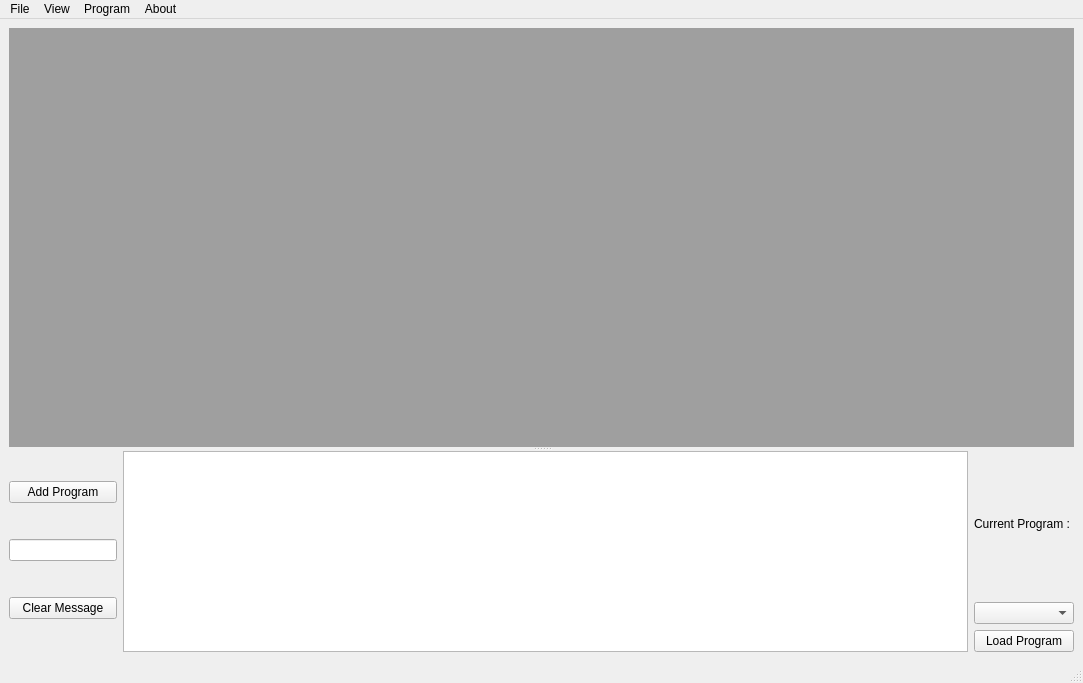
<?xml version="1.0" encoding="UTF-8"?>
<ui version="4.0">
 <class>MainWindow</class>
 <widget class="QMainWindow" name="MainWindow">
  <property name="geometry">
   <rect>
    <x>0</x>
    <y>0</y>
    <width>1083</width>
    <height>683</height>
   </rect>
  </property>
  <property name="sizePolicy">
   <sizepolicy hsizetype="Preferred" vsizetype="Preferred">
    <horstretch>0</horstretch>
    <verstretch>0</verstretch>
   </sizepolicy>
  </property>
  <property name="windowTitle">
   <string>FMCV AI CNN Deep Learning System</string>
  </property>
  <widget class="QWidget" name="centralwidget">
   <property name="sizePolicy">
    <sizepolicy hsizetype="Preferred" vsizetype="Preferred">
     <horstretch>0</horstretch>
     <verstretch>0</verstretch>
    </sizepolicy>
   </property>
   <property name="minimumSize">
    <size>
     <width>901</width>
     <height>0</height>
    </size>
   </property>
   <layout class="QVBoxLayout" name="verticalLayout_2">
    <item>
     <widget class="QSplitter" name="splitter">
      <property name="orientation">
       <enum>Qt::Vertical</enum>
      </property>
      <widget class="QMdiArea" name="mdiArea">
       <property name="sizePolicy">
        <sizepolicy hsizetype="Expanding" vsizetype="Expanding">
         <horstretch>0</horstretch>
         <verstretch>0</verstretch>
        </sizepolicy>
       </property>
      </widget>
      <widget class="QWidget" name="horizontalLayoutWidget">
       <layout class="QHBoxLayout" name="horizontalLayout" stretch="0,1,0">
        <item>
         <layout class="QVBoxLayout" name="verticalLayout_3">
          <item>
           <widget class="QPushButton" name="addButton">
            <property name="text">
             <string>Add Program</string>
            </property>
           </widget>
          </item>
          <item>
           <widget class="QLineEdit" name="lineEdit"/>
          </item>
          <item>
           <widget class="QPushButton" name="clear_msgButton">
            <property name="text">
             <string>Clear Message</string>
            </property>
           </widget>
          </item>
         </layout>
        </item>
        <item>
         <widget class="QPlainTextEdit" name="plainTextEdit">
          <property name="plainText">
           <string/>
          </property>
         </widget>
        </item>
        <item>
         <layout class="QVBoxLayout" name="verticalLayout">
          <item>
           <widget class="QLabel" name="label">
            <property name="text">
             <string>Current Program : </string>
            </property>
           </widget>
          </item>
          <item>
           <widget class="QComboBox" name="prog_nameComboBox"/>
          </item>
          <item>
           <widget class="QPushButton" name="refresh_stepButton">
            <property name="text">
             <string>Load Program</string>
            </property>
           </widget>
          </item>
         </layout>
        </item>
       </layout>
      </widget>
     </widget>
    </item>
   </layout>
  </widget>
  <widget class="QMenuBar" name="menubar">
   <property name="geometry">
    <rect>
     <x>0</x>
     <y>0</y>
     <width>1083</width>
     <height>22</height>
    </rect>
   </property>
   <widget class="QMenu" name="menuAbouts">
    <property name="title">
     <string>About</string>
    </property>
    <addaction name="actionFMCV"/>
   </widget>
   <widget class="QMenu" name="menuView">
    <property name="title">
     <string>View</string>
    </property>
    <addaction name="actionTile_Windows"/>
    <addaction name="actionView_Images"/>
   </widget>
   <widget class="QMenu" name="menuProgram">
    <property name="title">
     <string>Program</string>
    </property>
    <addaction name="actionRun_Single_Step"/>
    <addaction name="actionRun_All_Step"/>
    <addaction name="actionEdit_Step"/>
   </widget>
   <widget class="QMenu" name="menuFile">
    <property name="title">
     <string>File</string>
    </property>
    <addaction name="actionOpen_Program_Folder"/>
    <addaction name="actionReload_Program"/>
    <addaction name="actionExit"/>
   </widget>
   <addaction name="menuFile"/>
   <addaction name="menuView"/>
   <addaction name="menuProgram"/>
   <addaction name="menuAbouts"/>
  </widget>
  <widget class="QStatusBar" name="statusbar"/>
  <action name="actionFMCV">
   <property name="text">
    <string>FMCV</string>
   </property>
  </action>
  <action name="actionTile_Windows">
   <property name="text">
    <string>Tile Windows</string>
   </property>
  </action>
  <action name="actionRun_Single_Step">
   <property name="text">
    <string>Run Single Step</string>
   </property>
  </action>
  <action name="actionRun_All_Step">
   <property name="text">
    <string>Run All Step</string>
   </property>
  </action>
  <action name="actionSave_Step">
   <property name="text">
    <string>Save Step</string>
   </property>
  </action>
  <action name="actionExit">
   <property name="text">
    <string>Exit</string>
   </property>
  </action>
  <action name="actionReload_Program">
   <property name="text">
    <string>Reload Program</string>
   </property>
  </action>
  <action name="actionEdit_Step">
   <property name="text">
    <string>Edit Step</string>
   </property>
  </action>
  <action name="actionView_Images">
   <property name="text">
    <string>View Images</string>
   </property>
  </action>
  <action name="actionOpen_Program_Folder">
   <property name="text">
    <string>Open Program Folder</string>
   </property>
  </action>
 </widget>
 <resources/>
 <connections/>
</ui>
